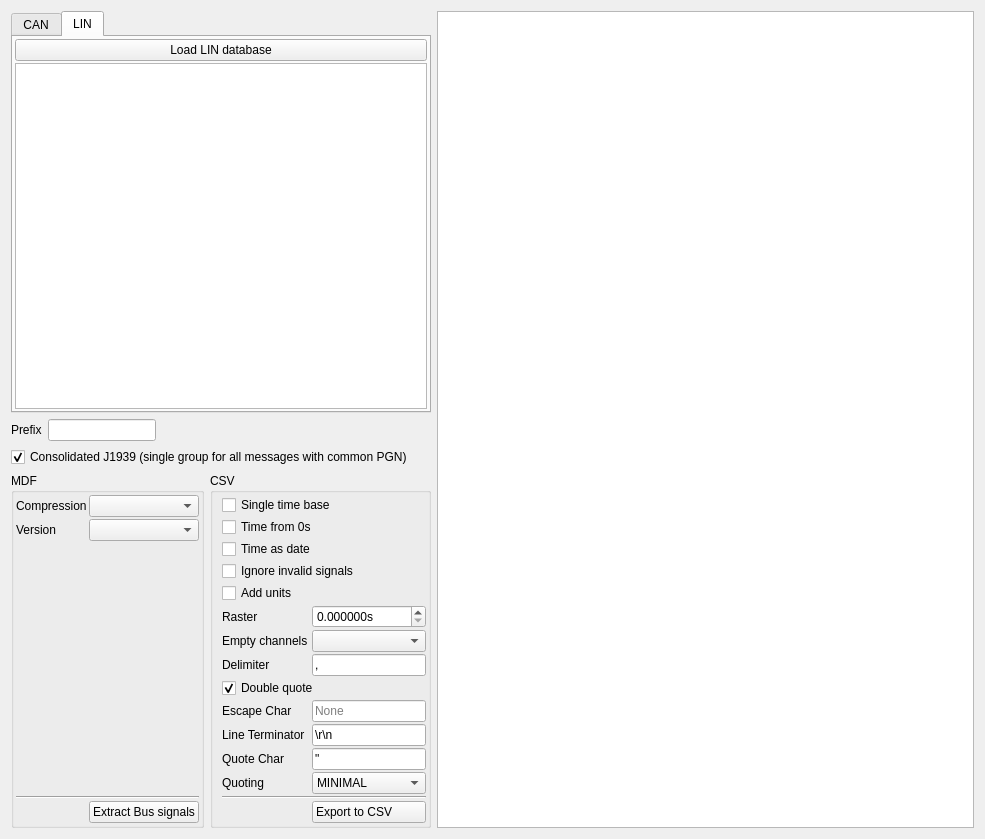
         <widget class="QWidget" name="scrollAreaWidgetContents_2">
          <property name="geometry">
           <rect>
            <x>0</x>
            <y>0</y>
            <width>985</width>
            <height>839</height>
           </rect>
          </property>
          <layout class="QGridLayout" name="gridLayout_7" columnstretch="0,0,1">
           <item row="0" column="0" colspan="2">
            <widget class="QTabWidget" name="tabWidget">
             <property name="currentIndex">
              <number>1</number>
             </property>
             <widget class="QWidget" name="tab">
              <attribute name="title">
               <string>CAN</string>
              </attribute>
              <layout class="QGridLayout" name="gridLayout_4">
               <property name="leftMargin">
                <number>2</number>
               </property>
               <property name="topMargin">
                <number>2</number>
               </property>
               <property name="rightMargin">
                <number>2</number>
               </property>
               <property name="bottomMargin">
                <number>2</number>
               </property>
               <property name="spacing">
                <number>2</number>
               </property>
               <item row="0" column="0">
                <widget class="QPushButton" name="load_can_database_btn">
                 <property name="text">
                  <string>Load CAN database</string>
                 </property>
                 <property name="icon">
                  <iconset resource="resource.qrc">
                   <normaloff>:/open.png</normaloff>:/open.png</iconset>
                 </property>
                </widget>
               </item>
               <item row="1" column="0">
                <widget class="MinimalListWidget" name="can_database_list"/>
               </item>
              </layout>
             </widget>
             <widget class="QWidget" name="tab_2">
              <attribute name="title">
               <string>LIN</string>
              </attribute>
              <layout class="QVBoxLayout" name="verticalLayout_7">
               <property name="spacing">
                <number>2</number>
               </property>
               <property name="leftMargin">
                <number>2</number>
               </property>
               <property name="topMargin">
                <number>2</number>
               </property>
               <property name="rightMargin">
                <number>2</number>
               </property>
               <property name="bottomMargin">
                <number>2</number>
               </property>
               <item>
                <widget class="QPushButton" name="load_lin_database_btn">
                 <property name="text">
                  <string>Load LIN database</string>
                 </property>
                 <property name="icon">
                  <iconset resource="resource.qrc">
                   <normaloff>:/open.png</normaloff>:/open.png</iconset>
                 </property>
                </widget>
               </item>
               <item>
                <widget class="MinimalListWidget" name="lin_database_list"/>
               </item>
              </layout>
             </widget>
            </widget>
           </item>
           <item row="0" column="2" rowspan="4">
            <widget class="QTextEdit" name="output_info_bus">
             <property name="readOnly">
              <bool>true</bool>
             </property>
            </widget>
           </item>
           <item row="2" column="0" colspan="2">
            <widget class="QCheckBox" name="consolidated_j1939">
             <property name="text">
              <string>Consolidated J1939 (single group for all messages with common PGN)</string>
             </property>
             <property name="checked">
              <bool>true</bool>
             </property>
            </widget>
           </item>
           <item row="3" column="0">
            <widget class="QGroupBox" name="groupBox_2">
             <property name="title">
              <string>MDF</string>
             </property>
             <layout class="QGridLayout" name="gridLayout_5">
              <property name="leftMargin">
               <number>2</number>
              </property>
              <property name="topMargin">
               <number>2</number>
              </property>
              <property name="rightMargin">
               <number>2</number>
              </property>
              <property name="bottomMargin">
               <number>2</number>
              </property>
              <property name="spacing">
               <number>2</number>
              </property>
              <item row="0" column="0">
               <widget class="QLabel" name="label__1">
                <property name="text">
                 <string>Compression</string>
                </property>
               </widget>
              </item>
              <item row="3" column="0" colspan="3">
               <widget class="Line" name="line_12">
                <property name="orientation">
                 <enum>Qt::Horizontal</enum>
                </property>
               </widget>
              </item>
              <item row="2" column="1">
               <widget class="QLabel" name="label_26">
                <property name="text">
                 <string/>
                </property>
               </widget>
              </item>
              <item row="1" column="1" colspan="2">
               <widget class="QComboBox" name="extract_bus_format">
                <property name="sizeAdjustPolicy">
                 <enum>QComboBox::AdjustToContents</enum>
                </property>
               </widget>
              </item>
              <item row="0" column="1" colspan="2">
               <widget class="QComboBox" name="extract_bus_compression">
                <property name="sizeAdjustPolicy">
                 <enum>QComboBox::AdjustToContents</enum>
                </property>
               </widget>
              </item>
              <item row="4" column="0">
               <spacer name="horizontalSpacer_4">
                <property name="orientation">
                 <enum>Qt::Horizontal</enum>
                </property>
                <property name="sizeHint" stdset="0">
                 <size>
                  <width>40</width>
                  <height>20</height>
                 </size>
                </property>
               </spacer>
              </item>
              <item row="4" column="1" colspan="2">
               <widget class="QPushButton" name="extract_bus_btn">
                <property name="text">
                 <string>Extract Bus signals</string>
                </property>
                <property name="icon">
                 <iconset resource="resource.qrc">
                  <normaloff>:/down.png</normaloff>:/down.png</iconset>
                </property>
               </widget>
              </item>
              <item row="1" column="0">
               <widget class="QLabel" name="label_24">
                <property name="text">
                 <string>Version</string>
                </property>
               </widget>
              </item>
             </layout>
            </widget>
           </item>
           <item row="3" column="1">
            <widget class="QGroupBox" name="groupBox_3">
             <property name="title">
              <string>CSV</string>
             </property>
             <layout class="QGridLayout" name="gridLayout_6" columnstretch="1,0,0,0">
              <property name="topMargin">
               <number>2</number>
              </property>
              <property name="rightMargin">
               <number>2</number>
              </property>
              <property name="bottomMargin">
               <number>2</number>
              </property>
              <property name="spacing">
               <number>2</number>
              </property>
              <item row="13" column="3">
               <widget class="QComboBox" name="quoting_bus">
                <property name="currentIndex">
                 <number>1</number>
                </property>
                <item>
                 <property name="text">
                  <string>ALL</string>
                 </property>
                </item>
                <item>
                 <property name="text">
                  <string>MINIMAL</string>
                 </property>
                </item>
                <item>
                 <property name="text">
                  <string>NONNUMERIC</string>
                 </property>
                </item>
                <item>
                 <property name="text">
                  <string>NONE</string>
                 </property>
                </item>
               </widget>
              </item>
              <item row="13" column="0">
               <widget class="QLabel" name="label_7">
                <property name="text">
                 <string>Quoting</string>
                </property>
               </widget>
              </item>
              <item row="12" column="3">
               <widget class="QLineEdit" name="quotechar_bus">
                <property name="text">
                 <string>&quot;</string>
                </property>
                <property name="maxLength">
                 <number>1</number>
                </property>
               </widget>
              </item>
              <item row="7" column="0">
               <widget class="QLabel" name="label_8">
                <property name="text">
                 <string>Delimiter</string>
                </property>
               </widget>
              </item>
              <item row="5" column="0">
               <widget class="QLabel" name="label_23">
                <property name="text">
                 <string>Raster</string>
                </property>
               </widget>
              </item>
              <item row="9" column="3">
               <widget class="QLineEdit" name="escapechar_bus">
                <property name="inputMask">
                 <string/>
                </property>
                <property name="maxLength">
                 <number>1</number>
                </property>
                <property name="placeholderText">
                 <string>None</string>
                </property>
               </widget>
              </item>
              <item row="15" column="3">
               <widget class="QPushButton" name="extract_bus_csv_btn">
                <property name="text">
                 <string>Export to CSV         </string>
                </property>
                <property name="icon">
                 <iconset resource="resource.qrc">
                  <normaloff>:/csv.png</normaloff>:/csv.png</iconset>
                </property>
               </widget>
              </item>
              <item row="12" column="0">
               <widget class="QLabel" name="label_10">
                <property name="text">
                 <string>Quote Char</string>
                </property>
               </widget>
              </item>
              <item row="0" column="0" colspan="4">
               <widget class="QCheckBox" name="single_time_base_bus">
                <property name="text">
                 <string>Single time base</string>
                </property>
               </widget>
              </item>
              <item row="5" column="3">
               <widget class="QDoubleSpinBox" name="export_raster_bus">
                <property name="suffix">
                 <string>s</string>
                </property>
                <property name="decimals">
                 <number>6</number>
                </property>
               </widget>
              </item>
              <item row="6" column="0" colspan="2">
               <widget class="QLabel" name="label_25">
                <property name="text">
                 <string>Empty channels</string>
                </property>
               </widget>
              </item>
              <item row="14" column="0" colspan="4">
               <widget class="Line" name="line_13">
                <property name="orientation">
                 <enum>Qt::Horizontal</enum>
                </property>
               </widget>
              </item>
              <item row="7" column="3">
               <widget class="QLineEdit" name="delimiter_bus">
                <property name="text">
                 <string>,</string>
                </property>
                <property name="maxLength">
                 <number>1</number>
                </property>
                <property name="clearButtonEnabled">
                 <bool>false</bool>
                </property>
               </widget>
              </item>
              <item row="6" column="3">
               <widget class="QComboBox" name="empty_channels_bus"/>
              </item>
              <item row="9" column="0">
               <widget class="QLabel" name="label_9">
                <property name="text">
                 <string>Escape Char</string>
                </property>
               </widget>
              </item>
              <item row="11" column="0" colspan="2">
               <widget class="QLabel" name="label_11">
                <property name="text">
                 <string>Line Terminator</string>
                </property>
               </widget>
              </item>
              <item row="11" column="3">
               <widget class="QLineEdit" name="lineterminator_bus">
                <property name="text">
                 <string>\r\n</string>
                </property>
               </widget>
              </item>
              <item row="4" column="0" colspan="4">
               <widget class="QCheckBox" name="add_units_bus">
                <property name="text">
                 <string>Add units</string>
                </property>
               </widget>
              </item>
              <item row="1" column="0" colspan="4">
               <widget class="QCheckBox" name="time_from_zero_bus">
                <property name="text">
                 <string>Time from 0s</string>
                </property>
               </widget>
              </item>
              <item row="2" column="0" colspan="4">
               <widget class="QCheckBox" name="bus_time_as_date">
                <property name="text">
                 <string>Time as date</string>
                </property>
               </widget>
              </item>
              <item row="3" column="0" colspan="4">
               <widget class="QCheckBox" name="ignore_invalid_signals_csv">
                <property name="toolTip">
                 <string>checks if all samples are eauql to the maximum teoretical signal value</string>
                </property>
                <property name="text">
                 <string>Ignore invalid signals</string>
                </property>
               </widget>
              </item>
              <item row="8" column="0" colspan="4">
               <widget class="QCheckBox" name="doublequote_bus">
                <property name="text">
                 <string>Double quote</string>
                </property>
                <property name="checked">
                 <bool>true</bool>
                </property>
               </widget>
              </item>
             </layout>
            </widget>
           </item>
           <item row="1" column="0" colspan="2">
            <layout class="QHBoxLayout" name="horizontalLayout_3" stretch="0,0,1">
             <item>
              <widget class="QLabel" name="label_12">
               <property name="text">
                <string>Prefix</string>
               </property>
              </widget>
             </item>
             <item>
              <widget class="QLineEdit" name="prefix">
               <property name="minimumSize">
                <size>
                 <width>0</width>
                 <height>0</height>
                </size>
               </property>
              </widget>
             </item>
             <item>
              <spacer name="horizontalSpacer_5">
               <property name="orientation">
                <enum>Qt::Horizontal</enum>
               </property>
               <property name="sizeHint" stdset="0">
                <size>
                 <width>40</width>
                 <height>20</height>
                </size>
               </property>
              </spacer>
             </item>
            </layout>
           </item>
          </layout>
         </widget>
